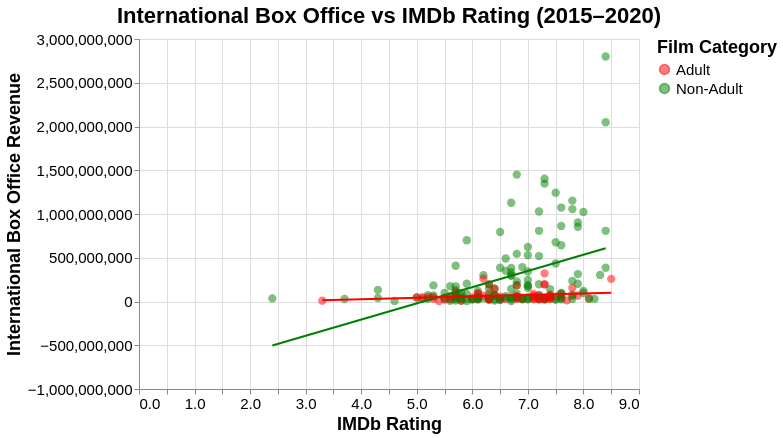

The code cell stored with this chart in its notebook:
### Code cell
rq3_scatter = alt.Chart(rq3_data).mark_circle(size=70, opacity=0.5).encode(
    x=alt.X("IMDBRATINGS:Q", title="IMDb Rating"),
    y=alt.Y("GROSS:Q", 
            title="International Box Office Revenue",),
    color=alt.Color("ADULT_FLAG:N", title="Film Category",
                   scale=alt.Scale(
            domain=["Adult", "Non-Adult"],
            range=["red", "green"]
        ),),
    tooltip=["TITLE","IMDBRATINGS","GROSS","ADULT_FLAG"]
).properties(
    title="International Box Office vs IMDb Rating (2015–2020)",
    width=500,
    height=350
).interactive(bind_x=True, bind_y=True)

rq3_reg = rq3_scatter + alt.Chart(rq3_data).transform_regression(
    "IMDBRATINGS",
    "GROSS",
    groupby=["ADULT_FLAG"]
).mark_line().encode(
    x="IMDBRATINGS:Q",
    y="GROSS:Q",
    color="ADULT_FLAG:N"
)

rq3_chart=rq3_reg.configure_axis(
    labelFontSize=15,
    titleFontSize=18
).configure_title(
    fontSize=22
).configure_legend(
    labelFontSize=15,
    titleFontSize=18
)
rq3_chart

### Figure 1 — Vega-Lite specification as saved in the notebook (floating-point values rounded to 4 significant figures; data arrays with more than 128 entries replaced by an {"elided": "..."} marker saying what was removed)
{"config": {"view": {"continuousWidth": 300, "continuousHeight": 300}, "axis": {"labelFontSize": 15, "titleFontSize": 18}, "legend": {"labelFontSize": 15, "titleFontSize": 18}, "title": {"fontSize": 22}}, "layer": [{"mark": {"type": "circle", "opacity": 0.5, "size": 70}, "encoding": {"color": {"field": "ADULT_FLAG", "scale": {"domain": ["Adult", "Non-Adult"], "range": ["red", "green"]}, "title": "Film Category", "type": "nominal"}, "tooltip": [{"field": "TITLE", "type": "nominal"}, {"field": "IMDBRATINGS", "type": "quantitative"}, {"field": "GROSS", "type": "quantitative"}, {"field": "ADULT_FLAG", "type": "nominal"}], "x": {"field": "IMDBRATINGS", "title": "IMDb Rating", "type": "quantitative"}, "y": {"field": "GROSS", "title": "International Box Office Revenue", "type": "quantitative"}}, "name": "view_1", "title": "International Box Office vs IMDb Rating (2015–2020)"}, {"mark": {"type": "line"}, "encoding": {"color": {"field": "ADULT_FLAG", "type": "nominal"}, "x": {"field": "IMDBRATINGS", "type": "quantitative"}, "y": {"field": "GROSS", "type": "quantitative"}}, "transform": [{"on": "IMDBRATINGS", "regression": "GROSS", "groupby": ["ADULT_FLAG"]}]}], "data": {"name": "data-181e815108ab580f9163509fbcd00b8e"}, "height": 350, "params": [{"name": "param_1", "select": {"type": "interval", "encodings": ["x", "y"]}, "bind": "scales", "views": ["view_1"]}], "width": 500, "$schema": "https://vega.github.io/schema/vega-lite/v5.20.1.json", "datasets": {"data-181e815108ab580f9163509fbcd00b8e": {"elided": "204 records"}}}
